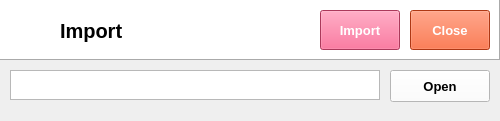
<?xml version="1.0" encoding="UTF-8"?>
<ui version="4.0">
 <class>Dialog</class>
 <widget class="QDialog" name="Dialog">
  <property name="geometry">
   <rect>
    <x>0</x>
    <y>0</y>
    <width>500</width>
    <height>121</height>
   </rect>
  </property>
  <property name="windowTitle">
   <string>Dialog</string>
  </property>
  <widget class="QFrame" name="frame">
   <property name="geometry">
    <rect>
     <x>0</x>
     <y>0</y>
     <width>500</width>
     <height>60</height>
    </rect>
   </property>
   <property name="autoFillBackground">
    <bool>false</bool>
   </property>
   <property name="styleSheet">
    <string notr="true">background-color: rgb(255, 255, 255);</string>
   </property>
   <property name="frameShape">
    <enum>QFrame::Panel</enum>
   </property>
   <property name="frameShadow">
    <enum>QFrame::Raised</enum>
   </property>
   <widget class="QLabel" name="label">
    <property name="geometry">
     <rect>
      <x>10</x>
      <y>10</y>
      <width>38</width>
      <height>32</height>
     </rect>
    </property>
    <property name="text">
     <string/>
    </property>
    <property name="pixmap">
     <pixmap>../../python-pos/img/Disbursement.png</pixmap>
    </property>
    <property name="scaledContents">
     <bool>true</bool>
    </property>
   </widget>
   <widget class="QLabel" name="label_2">
    <property name="geometry">
     <rect>
      <x>60</x>
      <y>10</y>
      <width>220</width>
      <height>41</height>
     </rect>
    </property>
    <property name="font">
     <font>
      <family>Segoe UI</family>
      <pointsize>15</pointsize>
      <weight>75</weight>
      <bold>true</bold>
     </font>
    </property>
    <property name="text">
     <string>Import</string>
    </property>
    <property name="textFormat">
     <enum>Qt::PlainText</enum>
    </property>
   </widget>
   <widget class="QPushButton" name="pushButton">
    <property name="geometry">
     <rect>
      <x>1200</x>
      <y>10</y>
      <width>70</width>
      <height>40</height>
     </rect>
    </property>
    <property name="font">
     <font>
      <family>Segoe UI</family>
      <pointsize>10</pointsize>
      <weight>75</weight>
      <bold>true</bold>
     </font>
    </property>
    <property name="autoFillBackground">
     <bool>false</bool>
    </property>
    <property name="styleSheet">
     <string notr="true">background-color: rgb(240, 80, 128);
color: rgb(255, 255, 255);</string>
    </property>
    <property name="text">
     <string>View</string>
    </property>
   </widget>
   <widget class="QPushButton" name="pushButton_2">
    <property name="geometry">
     <rect>
      <x>1280</x>
      <y>10</y>
      <width>70</width>
      <height>40</height>
     </rect>
    </property>
    <property name="font">
     <font>
      <family>Segoe UI</family>
      <pointsize>10</pointsize>
      <weight>75</weight>
      <bold>true</bold>
     </font>
    </property>
    <property name="styleSheet">
     <string notr="true">background-color: rgb(243, 79, 28);
color: rgb(255, 255, 255);</string>
    </property>
    <property name="text">
     <string>Close</string>
    </property>
    <property name="flat">
     <bool>false</bool>
    </property>
   </widget>
  </widget>
  <widget class="QPushButton" name="pushButton_6">
   <property name="geometry">
    <rect>
     <x>320</x>
     <y>10</y>
     <width>80</width>
     <height>40</height>
    </rect>
   </property>
   <property name="font">
    <font>
     <family>Segoe UI</family>
     <pointsize>10</pointsize>
     <weight>75</weight>
     <bold>true</bold>
    </font>
   </property>
   <property name="autoFillBackground">
    <bool>false</bool>
   </property>
   <property name="styleSheet">
    <string notr="true">background-color: rgb(240, 80, 128);
color: rgb(255, 255, 255);</string>
   </property>
   <property name="text">
    <string>Import</string>
   </property>
  </widget>
  <widget class="QPushButton" name="pushButton_7">
   <property name="geometry">
    <rect>
     <x>410</x>
     <y>10</y>
     <width>80</width>
     <height>40</height>
    </rect>
   </property>
   <property name="font">
    <font>
     <family>Segoe UI</family>
     <pointsize>10</pointsize>
     <weight>75</weight>
     <bold>true</bold>
    </font>
   </property>
   <property name="autoFillBackground">
    <bool>false</bool>
   </property>
   <property name="styleSheet">
    <string notr="true">background-color: rgb(243, 79, 28);
color: rgb(255, 255, 255);</string>
   </property>
   <property name="text">
    <string>Close</string>
   </property>
  </widget>
  <widget class="QPushButton" name="pushButton_8">
   <property name="geometry">
    <rect>
     <x>390</x>
     <y>70</y>
     <width>100</width>
     <height>32</height>
    </rect>
   </property>
   <property name="font">
    <font>
     <family>Segoe UI</family>
     <pointsize>10</pointsize>
     <weight>75</weight>
     <bold>true</bold>
    </font>
   </property>
   <property name="autoFillBackground">
    <bool>false</bool>
   </property>
   <property name="styleSheet">
    <string notr="true">background-color: rgb(255, 255, 255);</string>
   </property>
   <property name="text">
    <string>Open</string>
   </property>
  </widget>
  <widget class="QTextEdit" name="textEdit_2">
   <property name="geometry">
    <rect>
     <x>10</x>
     <y>70</y>
     <width>370</width>
     <height>30</height>
    </rect>
   </property>
  </widget>
 </widget>
 <resources/>
 <connections/>
</ui>
